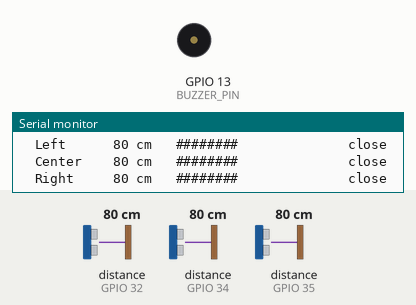
Recording of a program running on a simulated ESP32. Parts: buzzer (waves = sounding, pin HIGH), the last lines printed to the serial monitor. Wiring (inferred from the names in the program): 3 × ultrasonic range finder: trigger GPIO 25, echo GPIO 34 / trigger GPIO 26, echo GPIO 35 / trigger GPIO 27, echo GPIO 32. The inputs (shaded band) are chosen by the test bench; at power-on: distance to the obstacle (sensors on GPIO 32, GPIO 34, GPIO 35) 80 cm. The echo pulse lasts 58.3 µs per cm; pins used as bus, display or sensor lines are not drawn.

Above: at 1.7 s.
1.8 s: distance to the obstacle (sensor on GPIO 32) set to 16 cm
3.8 s: distance to the obstacle (sensor on GPIO 32) set to 12 cm
At 4.8 s:
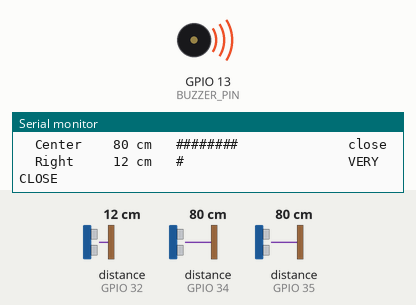
Timing chart, 0 to 6.8 s (numbered marks = the images above; inputs shaded):
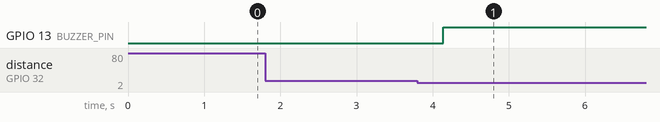

The program:

main.cpp
```cpp
// Belt for Blind - ultrasonic sensor test
// Fires 3 HC-SR04 sensors one at a time and prints each distance to Serial.

#include <Arduino.h>

struct UltrasonicSensor {
  const char *name;
  uint8_t trigPin;
  uint8_t echoPin;
  float alertCm; // buzz when something is closer than this
};

// Center faces where you walk, so it warns earlier
UltrasonicSensor sensors[] = {
  {"Left",   25, 34, 15},
  {"Center", 26, 35, 30},
  {"Right",  27, 32, 15},
};
const int SENSOR_COUNT = sizeof(sensors) / sizeof(sensors[0]);

// Active buzzer (TMB12A05): HIGH = sound
const uint8_t BUZZER_PIN = 13;

// A working sensor raises ECHO within a few ms of the trigger
const unsigned long ECHO_START_TIMEOUT_US = 10000;
// ~30 ms covers ~5 m round trip; a longer echo means nothing in range
const unsigned long ECHO_TIMEOUT_US = 30000;
const float SOUND_SPEED_CM_PER_US = 0.0343;

enum ReadResult { READ_OK, NO_SIGNAL, OUT_OF_RANGE };

// Waits for pin to reach level; returns false if timeoutUs passes first
bool waitForLevel(uint8_t pin, int level, unsigned long timeoutUs) {
  unsigned long start = micros();
  while (digitalRead(pin) != level) {
    if (micros() - start > timeoutUs) return false;
  }
  return true;
}

// NO_SIGNAL: ECHO never went HIGH, so the sensor isn't answering (wiring).
// OUT_OF_RANGE: sensor answered but nothing reflected the sound back.
ReadResult readDistanceCm(const UltrasonicSensor &s, float &distanceCm) {
  digitalWrite(s.trigPin, LOW);
  delayMicroseconds(2);
  digitalWrite(s.trigPin, HIGH);
  delayMicroseconds(10);
  digitalWrite(s.trigPin, LOW);

  if (!waitForLevel(s.echoPin, HIGH, ECHO_START_TIMEOUT_US)) return NO_SIGNAL;
  unsigned long start = micros();
  if (!waitForLevel(s.echoPin, LOW, ECHO_TIMEOUT_US)) return OUT_OF_RANGE;

  distanceCm = (micros() - start) * SOUND_SPEED_CM_PER_US / 2.0;
  return READ_OK;
}

void setup() {
  Serial.begin(115200);
  delay(500);
  for (int i = 0; i < SENSOR_COUNT; i++) {
    pinMode(sensors[i].trigPin, OUTPUT);
    digitalWrite(sensors[i].trigPin, LOW);
    pinMode(sensors[i].echoPin, INPUT);
  }
  pinMode(BUZZER_PIN, OUTPUT);
  digitalWrite(BUZZER_PIN, LOW);
  Serial.println("Belt for Blind - ultrasonic test started");
}

// Labels shown next to each reading
const float VERY_CLOSE_CM = 50;
const float CLOSE_CM = 150;

// Distance bar: one '#' per 10 cm, up to 2 m
const int BAR_CM_PER_CHAR = 10;
const int BAR_MAX_CHARS = 20;

const char *describeDistance(float cm) {
  if (cm < VERY_CLOSE_CM) return "VERY CLOSE";
  if (cm < CLOSE_CM)      return "close";
  return "far";
}

void printSensorLine(const char *name, ReadResult r, float cm) {
  Serial.printf("  %-7s ", name);
  if (r == NO_SIGNAL) {
    Serial.println("NO SIGNAL - check this sensor's wires");
    return;
  }
  if (r == OUT_OF_RANGE) {
    Serial.println("   --      nothing in front");
    return;
  }

  char bar[BAR_MAX_CHARS + 1];
  int chars = min((int)(cm / BAR_CM_PER_CHAR), BAR_MAX_CHARS);
  memset(bar, '#', chars);
  bar[chars] = '\0';
  Serial.printf("%4.0f cm   %-*s  %s\n", cm, BAR_MAX_CHARS, bar, describeDistance(cm));
}

void loop() {
  Serial.println("---------------- distance to obstacle ----------------");
  const UltrasonicSensor *trigger = nullptr; // first sensor that is too close
  for (int i = 0; i < SENSOR_COUNT; i++) {
    float cm = 0;
    ReadResult r = readDistanceCm(sensors[i], cm);
    printSensorLine(sensors[i].name, r, cm);
    if (r == READ_OK && cm < sensors[i].alertCm && !trigger) trigger = &sensors[i];
    delay(60); // let echoes die out so sensors don't hear each other
  }

  digitalWrite(BUZZER_PIN, trigger ? HIGH : LOW);
  if (trigger) Serial.printf("  Buzzer  ON  - %s closer than %.0f cm!\n", trigger->name, trigger->alertCm);
  else         Serial.println("  Buzzer  off");
  Serial.println();
  delay(150);
}
```

Measured:
- the behaviour switches between 15 and 14 cm on distance to the obstacle (sensor on GPIO 32) (found by bisection; images 0 and 1)
- after the input at 3.8 s, GPIO 13 (BUZZER_PIN): LOW → HIGH after 0.34 s
